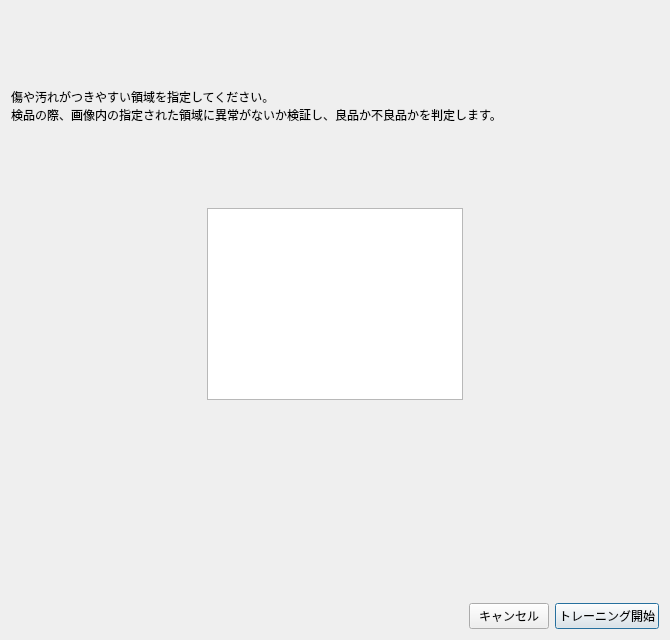
<?xml version="1.0" encoding="UTF-8"?>
<ui version="4.0">
 <class>SelectAreaDialog</class>
 <widget class="QDialog" name="SelectAreaDialog">
  <property name="geometry">
   <rect>
    <x>0</x>
    <y>0</y>
    <width>670</width>
    <height>640</height>
   </rect>
  </property>
  <property name="sizePolicy">
   <sizepolicy hsizetype="Preferred" vsizetype="Preferred">
    <horstretch>0</horstretch>
    <verstretch>0</verstretch>
   </sizepolicy>
  </property>
  <property name="font">
   <font>
    <pointsize>9</pointsize>
   </font>
  </property>
  <property name="windowTitle">
   <string>領域を選択</string>
  </property>
  <layout class="QVBoxLayout" name="verticalLayout">
   <item>
    <layout class="QVBoxLayout" name="verticalLayout_2">
     <item>
      <widget class="QLabel" name="label">
       <property name="text">
        <string>&lt;html&gt;&lt;head/&gt;&lt;body&gt;&lt;p&gt;傷や汚れがつきやすい領域を指定してください。&lt;br/&gt;検品の際、画像内の指定された領域に異常がないか検証し、良品か不良品かを判定します。&lt;/p&gt;&lt;/body&gt;&lt;/html&gt;</string>
       </property>
       <property name="scaledContents">
        <bool>false</bool>
       </property>
      </widget>
     </item>
     <item>
      <layout class="QHBoxLayout" name="horizontalLayout_2">
       <item>
        <widget class="QGraphicsView" name="original_image_view">
         <property name="sizePolicy">
          <sizepolicy hsizetype="Fixed" vsizetype="Fixed">
           <horstretch>0</horstretch>
           <verstretch>0</verstretch>
          </sizepolicy>
         </property>
         <property name="verticalScrollBarPolicy">
          <enum>Qt::ScrollBarAlwaysOff</enum>
         </property>
         <property name="horizontalScrollBarPolicy">
          <enum>Qt::ScrollBarAlwaysOff</enum>
         </property>
         <property name="sizeAdjustPolicy">
          <enum>QAbstractScrollArea::AdjustIgnored</enum>
         </property>
         <property name="viewportUpdateMode">
          <enum>QGraphicsView::SmartViewportUpdate</enum>
         </property>
        </widget>
       </item>
      </layout>
     </item>
     <item>
      <widget class="QLabel" name="notation_label">
       <property name="text">
        <string/>
       </property>
       <property name="scaledContents">
        <bool>false</bool>
       </property>
      </widget>
     </item>
     <item>
      <layout class="QHBoxLayout" name="horizontalLayout">
       <item>
        <spacer name="horizontalSpacer">
         <property name="orientation">
          <enum>Qt::Horizontal</enum>
         </property>
         <property name="sizeHint" stdset="0">
          <size>
           <width>40</width>
           <height>20</height>
          </size>
         </property>
        </spacer>
       </item>
       <item>
        <widget class="QPushButton" name="cancel_button">
         <property name="text">
          <string>キャンセル</string>
         </property>
        </widget>
       </item>
       <item>
        <widget class="QPushButton" name="ok_button">
         <property name="text">
          <string>トレーニング開始</string>
         </property>
         <property name="default">
          <bool>true</bool>
         </property>
        </widget>
       </item>
      </layout>
     </item>
    </layout>
   </item>
  </layout>
 </widget>
 <resources/>
 <connections/>
</ui>
